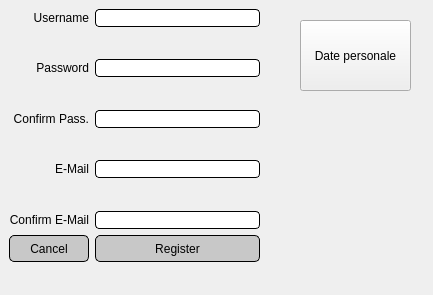
<?xml version="1.0" encoding="UTF-8"?>
<ui version="4.0">
 <class>RegistrationForm</class>
 <widget class="QMainWindow" name="RegistrationForm">
  <property name="geometry">
   <rect>
    <x>0</x>
    <y>0</y>
    <width>433</width>
    <height>295</height>
   </rect>
  </property>
  <property name="windowTitle">
   <string>Registry Form</string>
  </property>
  <property name="styleSheet">
   <string notr="true">RegistrationForm {
background: qlineargradient(spread:pad, x1:1, y1:1, x2:1, y2:0, stop: 0.534091 rgba(226, 226, 226, 255), stop:1 rgba(255, 255, 255, 255));
}</string>
  </property>
  <widget class="QWidget" name="centralwidget">
   <widget class="QWidget" name="widget" native="true">
    <property name="geometry">
     <rect>
      <x>267</x>
      <y>9</y>
      <width>16</width>
      <height>377</height>
     </rect>
    </property>
   </widget>
   <widget class="QWidget" name="gridLayoutWidget">
    <property name="geometry">
     <rect>
      <x>9</x>
      <y>9</y>
      <width>251</width>
      <height>279</height>
     </rect>
    </property>
    <layout class="QGridLayout" name="mainGrid">
     <item row="2" column="1">
      <widget class="QLineEdit" name="passTb">
       <property name="styleSheet">
        <string notr="true">QLineEdit {
	border-radius: 4px;
	border: 1px solid black;
}</string>
       </property>
       <property name="echoMode">
        <enum>QLineEdit::Password</enum>
       </property>
      </widget>
     </item>
     <item row="2" column="0">
      <widget class="QLabel" name="label_2">
       <property name="text">
        <string>Password</string>
       </property>
       <property name="alignment">
        <set>Qt::AlignRight|Qt::AlignTrailing|Qt::AlignVCenter</set>
       </property>
      </widget>
     </item>
     <item row="8" column="1">
      <widget class="QLineEdit" name="emailconfTb">
       <property name="styleSheet">
        <string notr="true">QLineEdit {
	border-radius: 4px;
	border: 1px solid black;
}</string>
       </property>
      </widget>
     </item>
     <item row="0" column="0">
      <widget class="QLabel" name="label">
       <property name="text">
        <string>Username</string>
       </property>
       <property name="alignment">
        <set>Qt::AlignRight|Qt::AlignTrailing|Qt::AlignVCenter</set>
       </property>
      </widget>
     </item>
     <item row="4" column="0">
      <widget class="QLabel" name="label_3">
       <property name="text">
        <string>Confirm Pass.</string>
       </property>
       <property name="alignment">
        <set>Qt::AlignRight|Qt::AlignTrailing|Qt::AlignVCenter</set>
       </property>
      </widget>
     </item>
     <item row="0" column="1">
      <widget class="QLineEdit" name="userTb">
       <property name="styleSheet">
        <string notr="true">QLineEdit {
	border-radius: 4px;
	border: 1px solid black;
}</string>
       </property>
      </widget>
     </item>
     <item row="4" column="1">
      <widget class="QLineEdit" name="passcTb">
       <property name="styleSheet">
        <string notr="true">QLineEdit {
	border-radius: 4px;
	border: 1px solid black;
}</string>
       </property>
       <property name="echoMode">
        <enum>QLineEdit::Password</enum>
       </property>
      </widget>
     </item>
     <item row="6" column="0">
      <widget class="QLabel" name="label_4">
       <property name="text">
        <string>E-Mail</string>
       </property>
       <property name="alignment">
        <set>Qt::AlignRight|Qt::AlignTrailing|Qt::AlignVCenter</set>
       </property>
      </widget>
     </item>
     <item row="8" column="0">
      <widget class="QLabel" name="label_5">
       <property name="text">
        <string>Confirm E-Mail</string>
       </property>
       <property name="alignment">
        <set>Qt::AlignRight|Qt::AlignTrailing|Qt::AlignVCenter</set>
       </property>
      </widget>
     </item>
     <item row="6" column="1">
      <widget class="QLineEdit" name="emailTb">
       <property name="styleSheet">
        <string notr="true">QLineEdit {
	border-radius: 4px;
	border: 1px solid black;
}</string>
       </property>
      </widget>
     </item>
     <item row="1" column="0" colspan="2">
      <widget class="QLabel" name="userError">
       <property name="styleSheet">
        <string notr="true">color: rgba(0, 0, 0, 0);</string>
       </property>
       <property name="text">
        <string>TextLabel</string>
       </property>
       <property name="alignment">
        <set>Qt::AlignCenter</set>
       </property>
      </widget>
     </item>
     <item row="3" column="0" colspan="2">
      <widget class="QLabel" name="passError">
       <property name="styleSheet">
        <string notr="true">color: rgba(0, 0, 0, 0);</string>
       </property>
       <property name="text">
        <string>TextLabel</string>
       </property>
       <property name="alignment">
        <set>Qt::AlignCenter</set>
       </property>
      </widget>
     </item>
     <item row="11" column="0" colspan="2">
      <widget class="QLabel" name="emcoError">
       <property name="styleSheet">
        <string notr="true">color: rgba(0, 0, 0, 0);</string>
       </property>
       <property name="text">
        <string>TextLabel</string>
       </property>
       <property name="alignment">
        <set>Qt::AlignCenter</set>
       </property>
      </widget>
     </item>
     <item row="7" column="0" colspan="2">
      <widget class="QLabel" name="emError">
       <property name="styleSheet">
        <string notr="true">color: rgba(0, 0, 0, 0);</string>
       </property>
       <property name="text">
        <string>TextLabel</string>
       </property>
       <property name="alignment">
        <set>Qt::AlignCenter</set>
       </property>
      </widget>
     </item>
     <item row="5" column="0" colspan="2">
      <widget class="QLabel" name="confError">
       <property name="styleSheet">
        <string notr="true">color: rgba(0, 0, 0, 0);</string>
       </property>
       <property name="text">
        <string>TextLabel</string>
       </property>
       <property name="alignment">
        <set>Qt::AlignCenter</set>
       </property>
      </widget>
     </item>
     <item row="10" column="0">
      <widget class="QPushButton" name="cancelBtn">
       <property name="styleSheet">
        <string notr="true">QPushButton {
	border-radius:5px;
	background: rgba(200, 200, 200, 1);
 	height: 25px;
	border: 1px solid black;
}

QPushButton:hover {
	background:rgba(240, 240, 240, 1);
}</string>
       </property>
       <property name="text">
        <string>Cancel</string>
       </property>
      </widget>
     </item>
     <item row="10" column="1">
      <widget class="QPushButton" name="regBtn">
       <property name="styleSheet">
        <string notr="true">QPushButton {
	border-radius:5px;
	background: rgba(200, 200, 200, 1);
 	height: 25px;
	border: 1px solid black;
}

QPushButton:hover {
	background:rgba(240, 240, 240, 1);
}</string>
       </property>
       <property name="text">
        <string>Register</string>
       </property>
      </widget>
     </item>
    </layout>
   </widget>
   <widget class="QPushButton" name="pushButton">
    <property name="geometry">
     <rect>
      <x>300</x>
      <y>20</y>
      <width>111</width>
      <height>71</height>
     </rect>
    </property>
    <property name="text">
     <string>Date personale</string>
    </property>
   </widget>
  </widget>
 </widget>
 <tabstops>
  <tabstop>userTb</tabstop>
  <tabstop>passTb</tabstop>
  <tabstop>passcTb</tabstop>
  <tabstop>emailTb</tabstop>
  <tabstop>emailconfTb</tabstop>
 </tabstops>
 <resources/>
 <connections/>
</ui>
